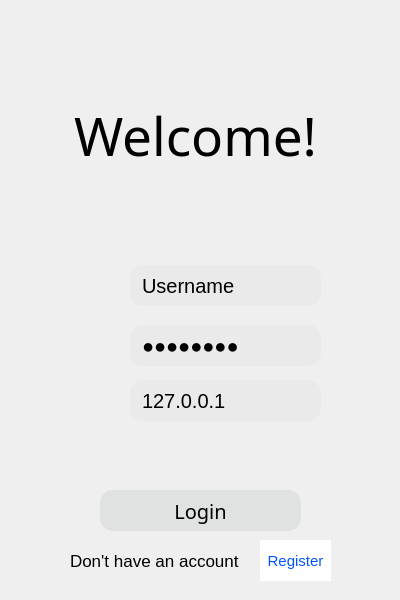
<?xml version="1.0" encoding="UTF-8"?>
<ui version="4.0">
 <class>Login</class>
 <widget class="QWidget" name="Login">
  <property name="geometry">
   <rect>
    <x>0</x>
    <y>0</y>
    <width>400</width>
    <height>600</height>
   </rect>
  </property>
  <property name="windowTitle">
   <string>Form</string>
  </property>
  <property name="styleSheet">
   <string notr="true">background-color: &quot;white&quot;;</string>
  </property>
  <widget class="QLineEdit" name="editUsername">
   <property name="geometry">
    <rect>
     <x>130</x>
     <y>265</y>
     <width>191</width>
     <height>41</height>
    </rect>
   </property>
   <property name="styleSheet">
    <string notr="true">border-radius: 13px;
background-color: rgb(234, 234, 234);
text-align: center;
font-size: 20px;
font: 14pt &quot;Gadugi&quot;;
padding-left: 10px;
padding-right: 10px;</string>
   </property>
   <property name="text">
    <string>Username</string>
   </property>
  </widget>
  <widget class="QLabel" name="label">
   <property name="geometry">
    <rect>
     <x>70</x>
     <y>265</y>
     <width>41</width>
     <height>41</height>
    </rect>
   </property>
   <property name="font">
    <font>
     <pointsize>16</pointsize>
    </font>
   </property>
   <property name="styleSheet">
    <string notr="true">border-image: url(:/user);</string>
   </property>
   <property name="text">
    <string/>
   </property>
  </widget>
  <widget class="QLabel" name="label_2">
   <property name="geometry">
    <rect>
     <x>70</x>
     <y>328</y>
     <width>41</width>
     <height>31</height>
    </rect>
   </property>
   <property name="font">
    <font>
     <pointsize>16</pointsize>
    </font>
   </property>
   <property name="styleSheet">
    <string notr="true">border-image: url(:/password);</string>
   </property>
   <property name="text">
    <string/>
   </property>
  </widget>
  <widget class="QLineEdit" name="editPassword">
   <property name="geometry">
    <rect>
     <x>130</x>
     <y>325</y>
     <width>191</width>
     <height>41</height>
    </rect>
   </property>
   <property name="styleSheet">
    <string notr="true">border-radius: 13px;
background-color: rgb(234, 234, 234);
text-align: center;
font-size: 20px;
font: 14pt &quot;Gadugi&quot;;
padding-left: 10px;
padding-right: 10px;</string>
   </property>
   <property name="text">
    <string>Password</string>
   </property>
   <property name="echoMode">
    <enum>QLineEdit::Password</enum>
   </property>
  </widget>
  <widget class="QPushButton" name="buttonLogin">
   <property name="geometry">
    <rect>
     <x>100</x>
     <y>490</y>
     <width>201</width>
     <height>41</height>
    </rect>
   </property>
   <property name="font">
    <font>
     <family>Gadugi</family>
     <pointsize>14</pointsize>
     <weight>50</weight>
     <italic>false</italic>
     <bold>false</bold>
    </font>
   </property>
   <property name="styleSheet">
    <string notr="true">#buttonLogin{
border-radius: 13px;
border-width: 3px;
background-color: rgb(224, 226, 226);
text-align: center;
font-size: 20px;
font: 14pt &quot;Gadugi&quot;;
padding-left: 10px;
padding-right: 10px;
}
#buttonLogin:hover{
background-color: rgb(244, 244, 244);
}</string>
   </property>
   <property name="text">
    <string>Login</string>
   </property>
  </widget>
  <widget class="QLineEdit" name="editServer">
   <property name="enabled">
    <bool>true</bool>
   </property>
   <property name="geometry">
    <rect>
     <x>130</x>
     <y>380</y>
     <width>191</width>
     <height>41</height>
    </rect>
   </property>
   <property name="styleSheet">
    <string notr="true">border-radius: 13px;
background-color: rgb(234, 234, 234);
text-align: center;
font-size: 20px;
font: 14pt &quot;Gadugi&quot;;
padding-left: 10px;
padding-right: 10px;</string>
   </property>
   <property name="text">
    <string>127.0.0.1</string>
   </property>
   <property name="echoMode">
    <enum>QLineEdit::Normal</enum>
   </property>
  </widget>
  <widget class="QLabel" name="label_3">
   <property name="geometry">
    <rect>
     <x>75</x>
     <y>385</y>
     <width>31</width>
     <height>31</height>
    </rect>
   </property>
   <property name="font">
    <font>
     <pointsize>16</pointsize>
    </font>
   </property>
   <property name="styleSheet">
    <string notr="true">border-image: url(:/server);</string>
   </property>
   <property name="text">
    <string/>
   </property>
  </widget>
  <widget class="QPushButton" name="buttonRegister">
   <property name="geometry">
    <rect>
     <x>260</x>
     <y>540</y>
     <width>71</width>
     <height>41</height>
    </rect>
   </property>
   <property name="font">
    <font>
     <pointsize>11</pointsize>
    </font>
   </property>
   <property name="styleSheet">
    <string notr="true">#buttonRegister{
color: rgb(0, 85, 255);
background-color: rgb(255, 255, 255);
border: none;
}
#buttonRegister:hover{
color: rgb(0,0,255);
}</string>
   </property>
   <property name="text">
    <string>Register</string>
   </property>
  </widget>
  <widget class="QLabel" name="label_4">
   <property name="geometry">
    <rect>
     <x>60</x>
     <y>80</y>
     <width>271</width>
     <height>111</height>
    </rect>
   </property>
   <property name="font">
    <font>
     <family>Segoe UI Black</family>
     <pointsize>40</pointsize>
     <weight>10</weight>
     <italic>false</italic>
     <bold>false</bold>
    </font>
   </property>
   <property name="styleSheet">
    <string notr="true">font: 87 40pt &quot;Segoe UI Black&quot;;</string>
   </property>
   <property name="text">
    <string>Welcome!</string>
   </property>
   <property name="textFormat">
    <enum>Qt::AutoText</enum>
   </property>
   <property name="alignment">
    <set>Qt::AlignCenter</set>
   </property>
  </widget>
  <widget class="QLabel" name="label_5">
   <property name="geometry">
    <rect>
     <x>30</x>
     <y>230</y>
     <width>341</width>
     <height>16</height>
    </rect>
   </property>
   <property name="styleSheet">
    <string notr="true">border-image: url(:/diff);</string>
   </property>
   <property name="text">
    <string/>
   </property>
  </widget>
  <widget class="QLabel" name="label_6">
   <property name="geometry">
    <rect>
     <x>30</x>
     <y>450</y>
     <width>341</width>
     <height>16</height>
    </rect>
   </property>
   <property name="styleSheet">
    <string notr="true">border-image: url(:/diff);</string>
   </property>
   <property name="text">
    <string/>
   </property>
  </widget>
  <widget class="QLabel" name="label_7">
   <property name="geometry">
    <rect>
     <x>70</x>
     <y>550</y>
     <width>171</width>
     <height>21</height>
    </rect>
   </property>
   <property name="font">
    <font>
     <pointsize>13</pointsize>
    </font>
   </property>
   <property name="text">
    <string>Don't have an account</string>
   </property>
  </widget>
 </widget>
 <resources/>
 <connections/>
</ui>
